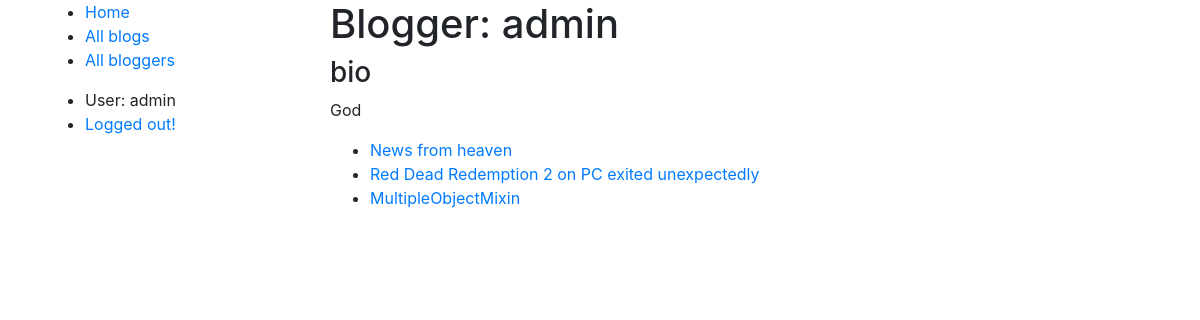
Page /blog/bloggers/id1 (signed in) on the committed database.
### blog/models.py (models this page shows, shortened)
class BlogAuthor(models.Model):
    user = models.ForeignKey(User, on_delete=models.SET_NULL, null=True)
    bio = models.TextField(max_length=400, help_text="Enter your bio details here.")
    def __str__(self):
        return self.user.username

class Blog(models.Model):
    name = models.CharField(max_length=200, help_text="Enter your name blog here.")
    author = models.ForeignKey(BlogAuthor, on_delete=models.SET_NULL, null=True)
    description = models.TextField(max_length=400, help_text="Enter your blog text here.")
    pub_date = models.DateTimeField('date published')
    def get_absolute_url(self):
        return reverse('blog:blog-detail', args=[str(self.id)])

### blog/views.py (the view)
# urls.py: url('^bloggers/id(?P<pk>[0-9]+)$', views.BloggersDetailView.as_view(), name='bloggers-detail'),
class BloggersDetailView(generic.ListView):
    template_name = 'blog/blogauthor_detail.html'
    model = Blog
    def get_queryset(self):
        id = self.kwargs['pk']
        target_author = get_object_or_404(BlogAuthor, pk=id)
        return Blog.objects.filter(author=target_author)
    def get_context_data(self, **kwargs):
        context = super(BloggersDetailView, self).get_context_data(**kwargs)
        context['blogger'] = get_object_or_404(BlogAuthor, pk=self.kwargs['pk'])
        return context

### blog/templates/blog/blogauthor_detail.html
{% extends "base_generic.html" %}
{% block content %}
	<h1> Blogger: {{ blogger }}</h1>
	<h3>bio</h3>
	<p>{{ blogger.bio }}</p>
	{% if blog_list %}
		<ul>
		{% for blog in blog_list %}
			<li><a href={{ blog.get_absolute_url }}>{{ blog.name }}</a></li>
		{% endfor %}
		</ul>
	{% endif %}
{% endblock %}

### blog/templates/base_generic.html (shortened to what this page needs)
<!DOCTYPE html>
<html lang="en">
<head>
  {% load static %}
  <link rel="stylesheet" href="https://stackpath.bootstrapcdn.com/bootstrap/4.3.1/css/bootstrap.min.css"
>
  <link rel="stylesheet" type="text/css" href="{% static 'blog/style.css' %}"/>
</head>
<body>
<div class="container">
  <div class="row">
    <div class="col-3">
      <ul>
        <li><a href=" {% url 'blog:index' %}">Home</a></li>
        <li><a href="{% url 'blog:blogs' %}">All blogs</a></li>
        <li><a href="{% url 'blog:bloggers' %}">All bloggers</a></li>
      </ul>
      <ul>
        {% if user.is_authenticated %}
          <li>User: {{ user.get_username }}</li>
          <li><a href="{% url 'logout' %}?next={{ request.path }}">Logged out!</a></li>
        {% else %}
          <li><a href="{% url 'login' %}?next={{ request.path }}">Login</a></li>
        {% endif %}
      </ul>
    </div>
    <div class="col-9">
      {% block content %} {% endblock %}
    </div>
  </div>
</div>
</body>
</html>

### rows in the picture
BlogAuthor: user.username "admin", bio "God"
Blog: name "News from heaven"
Blog: name "Red Dead Redemption 2 on PC exited unexpectedly"
Blog: name "MultipleObjectMixin"

### other values in the picture
{{ user.get_username }} "admin"
